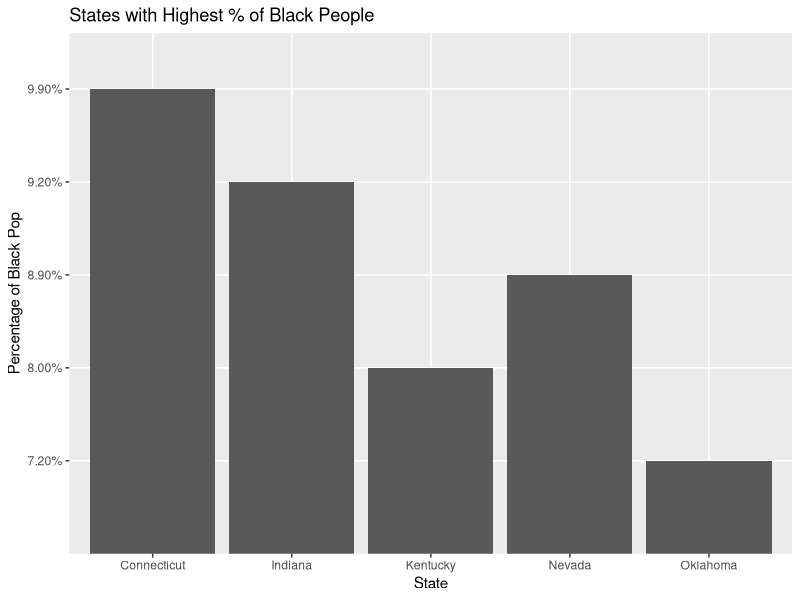
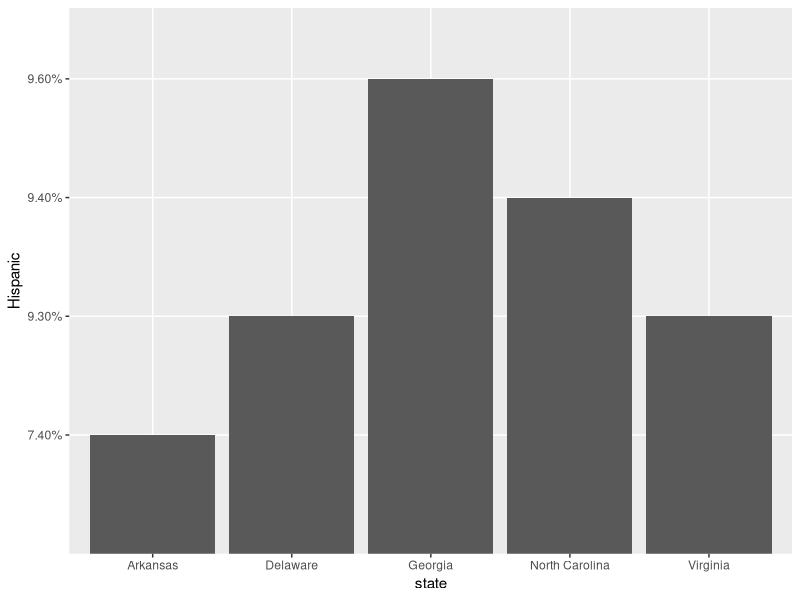
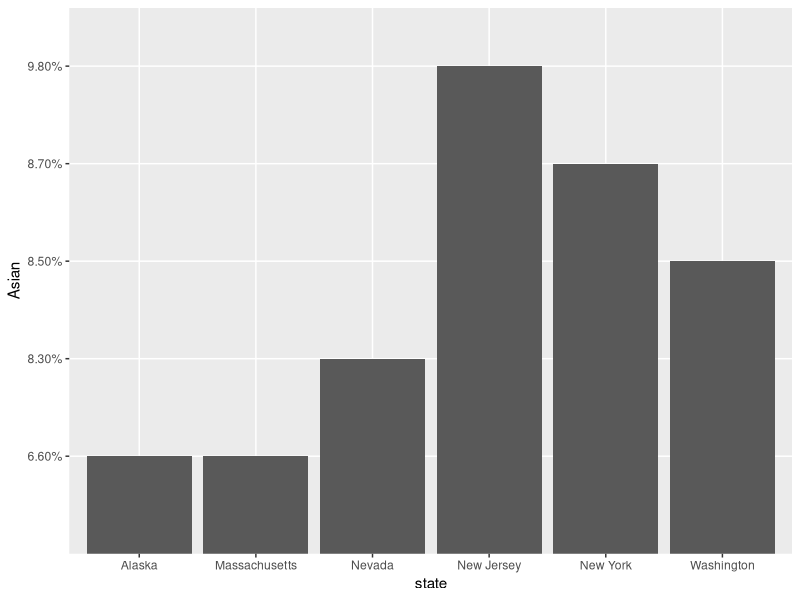
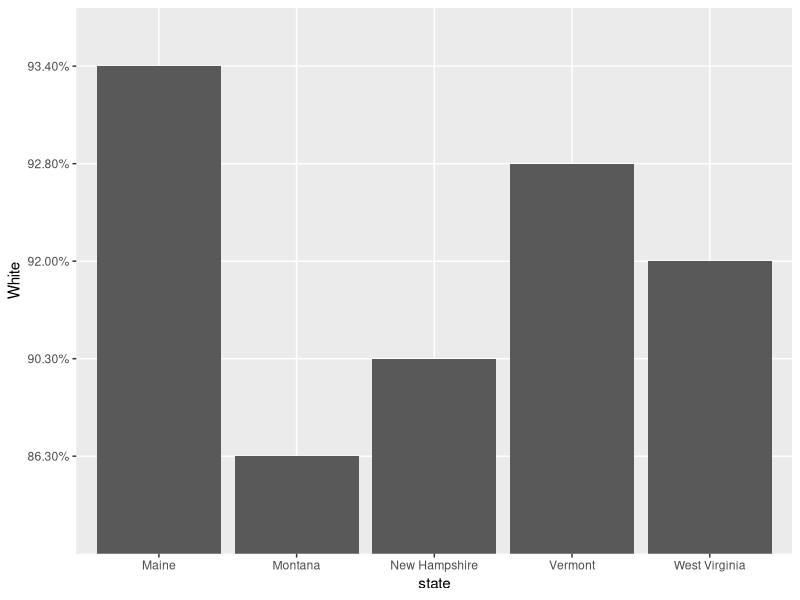
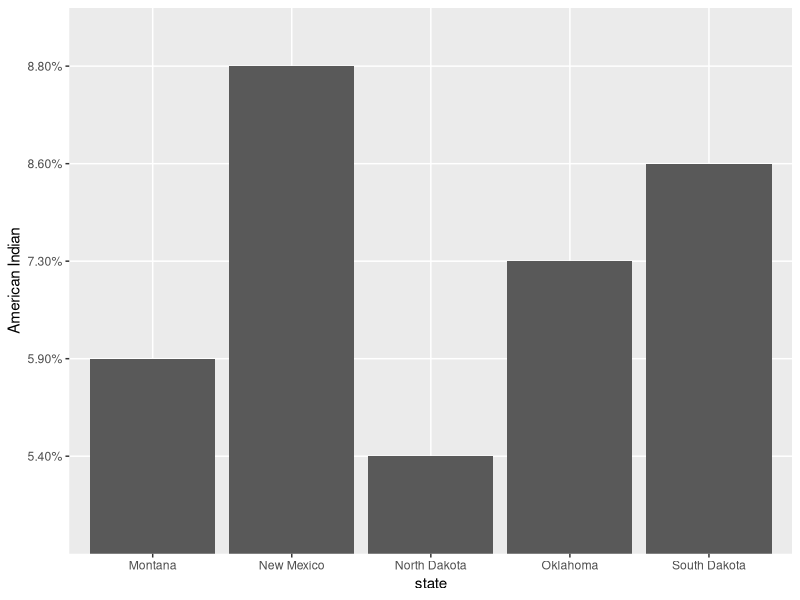
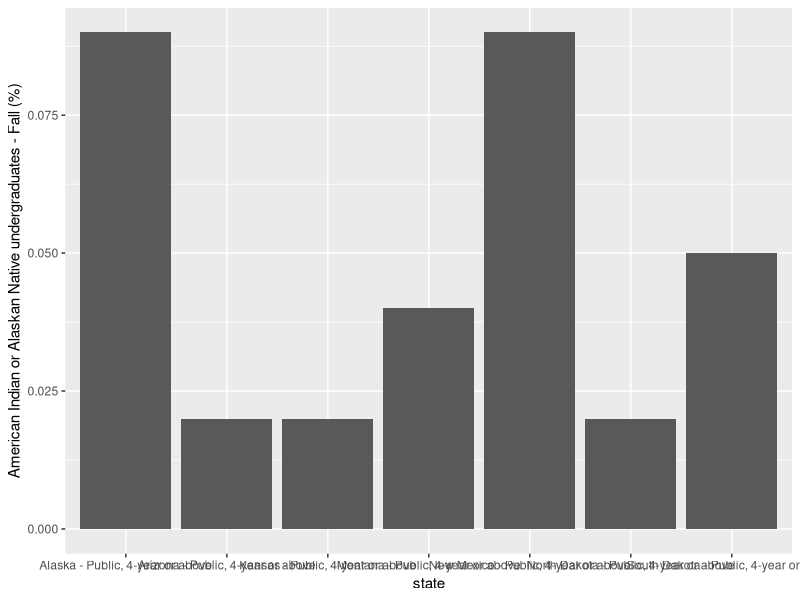
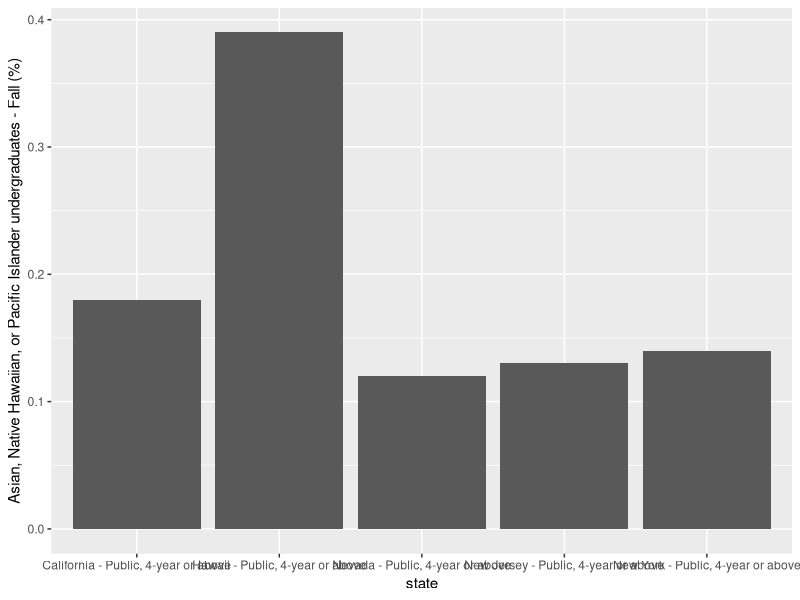
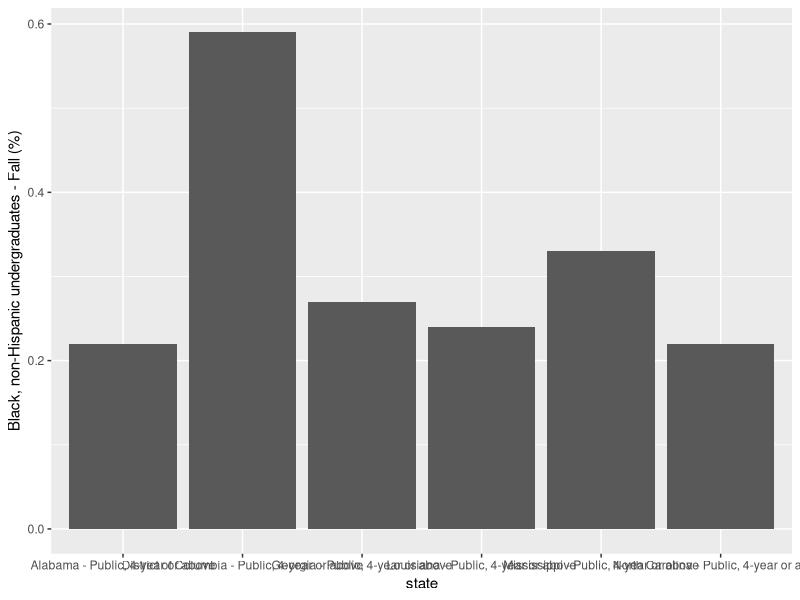

The R script that drew these images, in order:
## ---- chunk 1
library(tidyverse)
library(dplyr)
library(tidyr)
library(ggplot2)
library(arsenal)
## ---- chunk 2
library(readr)
underpop <- read_csv("underpop - Copy.csv")
View(underpop)
## ---- chunk 3
library(readr)
stateperc <- read_csv("stateperc.csv")
View(stateperc)
## ---- chunk 4
colnames(underpop)[1] = "state"

colnames(stateperc)[2] = "Hispanic"

colnames(stateperc)[3] = "White"

colnames(stateperc)[4] = "Black"

colnames(stateperc)[5] = "Asian"

colnames(stateperc)[6] = "American Indian"

## ---- chunk 5
summary(comparedf(underpop, stateperc))
## ---- chunk 6

plot1 <- stateperc|>
  slice_max(Black, n = 5)|>
  ggplot(mapping = aes(x = state, y = Black))+
 geom_col()+
  labs( x = "State", y = "Percentage of Black Pop", title = "States with Highest % of Black People")

plot1
## ---- chunk 7
plot2 <- stateperc|>
  slice_max(Hispanic, n = 5)|>
  ggplot(mapping = aes(x = state, y = Hispanic))+
 geom_col()

plot2
## ---- chunk 8
plot3 <- stateperc|>
  slice_max(Asian, n = 5)|>
  ggplot(mapping = aes(x = state, y = Asian))+
 geom_col()

plot3
## ---- chunk 9
plot4 <- stateperc|>
  slice_max(White, n = 5)|>
  ggplot(mapping = aes(x = state, y = White))+
 geom_col()

plot4
## ---- chunk 10
plot5 <- stateperc|>
  slice_max(`American Indian`, n = 5)|>
  ggplot(mapping = aes(x = state, y = `American Indian`))+
 geom_col()

plot5
## ---- chunk 11
plot1b <- underpop|>
  slice_max(`American Indian or Alaskan Native undergraduates - Fall (%)`, n = 5)|>
  ggplot(mapping = aes(x = state, y = `American Indian or Alaskan Native undergraduates - Fall (%)` ))+
 geom_col()

plot1b
## ---- chunk 12
plot2b <- underpop|>
  slice_max( `Asian, Native Hawaiian, or Pacific Islander undergraduates - Fall (%)`, n = 5)|>
  ggplot(mapping = aes(x = state, y = `Asian, Native Hawaiian, or Pacific Islander undergraduates - Fall (%)` ))+
 geom_col()

plot2b
## ---- chunk 13
plot3b <- underpop|>
  slice_max( `Black, non-Hispanic undergraduates - Fall (%)`, n = 5)|>
  ggplot(mapping = aes(x = state, y = `Black, non-Hispanic undergraduates - Fall (%)` ))+
 geom_col()

plot3b
## ---- chunk 14
plot4b <- underpop|>
  slice_max(`Hispanic undergraduates - Fall (%)`, n = 5)|>
  ggplot(mapping = aes(x = state, y = `Hispanic undergraduates - Fall (%)` ))+
 geom_col()

plot4b
## ---- chunk 15
plot5b <- underpop|>
  slice_max(`White, non-Hispanic undergraduates - Fall (%)`, n = 5)|>
  ggplot(mapping = aes(x = state, y = `White, non-Hispanic undergraduates - Fall (%)` ))+
 geom_col()

plot5b
